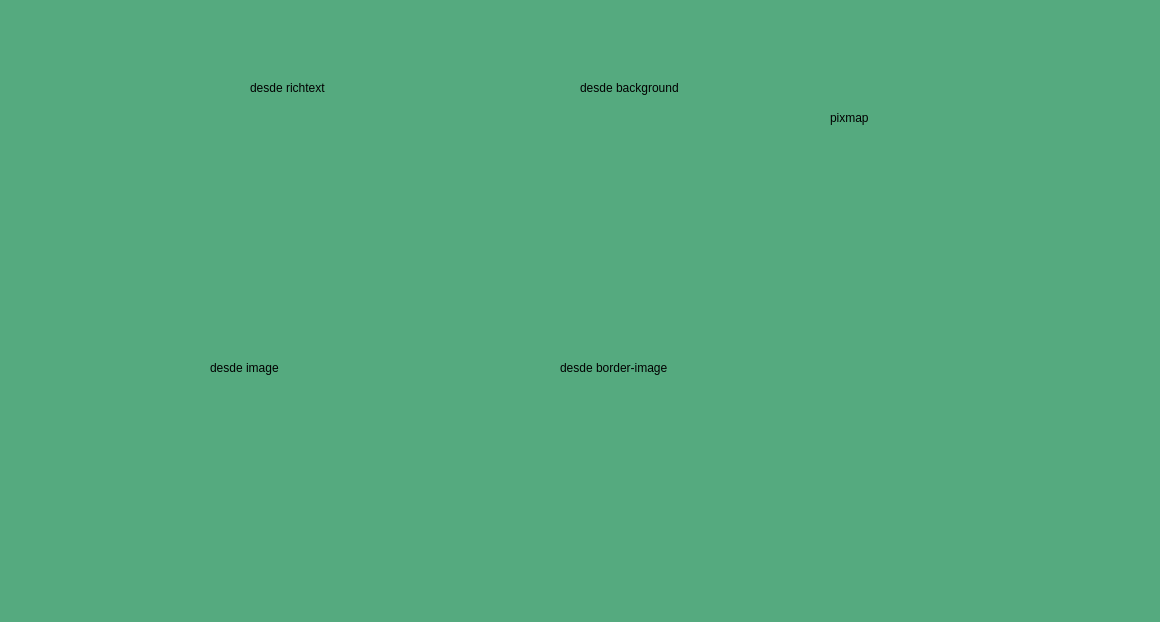
<?xml version="1.0" encoding="UTF-8"?>
<ui version="4.0">
 <class>MainWindow</class>
 <widget class="QMainWindow" name="MainWindow">
  <property name="geometry">
   <rect>
    <x>0</x>
    <y>0</y>
    <width>1160</width>
    <height>622</height>
   </rect>
  </property>
  <property name="windowTitle">
   <string>MainWindow</string>
  </property>
  <property name="styleSheet">
   <string notr="true">background-color: rgb(85, 170, 127);</string>
  </property>
  <widget class="QWidget" name="centralwidget">
   <widget class="QLabel" name="label">
    <property name="geometry">
     <rect>
      <x>220</x>
      <y>100</y>
      <width>231</width>
      <height>231</height>
     </rect>
    </property>
    <property name="text">
     <string>&lt;html&gt;&lt;head/&gt;&lt;body&gt;&lt;p&gt;&lt;img src=&quot;:/Logos/Imagenes/images.jpg&quot;/&gt;&lt;/p&gt;&lt;/body&gt;&lt;/html&gt;</string>
    </property>
   </widget>
   <widget class="QLabel" name="label_2">
    <property name="geometry">
     <rect>
      <x>500</x>
      <y>110</y>
      <width>221</width>
      <height>221</height>
     </rect>
    </property>
    <property name="styleSheet">
     <string notr="true">background-image: url(:/Logos/Imagenes/images.jpg);</string>
    </property>
    <property name="text">
     <string>&lt;html&gt;&lt;head/&gt;&lt;body&gt;&lt;p&gt;&lt;br/&gt;&lt;/p&gt;&lt;p&gt;&lt;br/&gt;&lt;/p&gt;&lt;/body&gt;&lt;/html&gt;</string>
    </property>
   </widget>
   <widget class="QLabel" name="label_3">
    <property name="geometry">
     <rect>
      <x>250</x>
      <y>80</y>
      <width>81</width>
      <height>16</height>
     </rect>
    </property>
    <property name="text">
     <string>desde richtext</string>
    </property>
   </widget>
   <widget class="QLabel" name="label_4">
    <property name="geometry">
     <rect>
      <x>580</x>
      <y>80</y>
      <width>111</width>
      <height>16</height>
     </rect>
    </property>
    <property name="text">
     <string>desde background</string>
    </property>
   </widget>
   <widget class="QLabel" name="label_5">
    <property name="geometry">
     <rect>
      <x>510</x>
      <y>390</y>
      <width>201</width>
      <height>211</height>
     </rect>
    </property>
    <property name="styleSheet">
     <string notr="true">border-image: url(:/Logos/Imagenes/images.jpg);</string>
    </property>
    <property name="text">
     <string>&lt;html&gt;&lt;head/&gt;&lt;body&gt;&lt;p&gt;&lt;br/&gt;&lt;/p&gt;&lt;/body&gt;&lt;/html&gt;</string>
    </property>
   </widget>
   <widget class="QLabel" name="label_6">
    <property name="geometry">
     <rect>
      <x>560</x>
      <y>360</y>
      <width>111</width>
      <height>16</height>
     </rect>
    </property>
    <property name="text">
     <string>desde border-image</string>
    </property>
   </widget>
   <widget class="QLabel" name="label_7">
    <property name="geometry">
     <rect>
      <x>210</x>
      <y>360</y>
      <width>111</width>
      <height>16</height>
     </rect>
    </property>
    <property name="text">
     <string>desde image</string>
    </property>
   </widget>
   <widget class="QLabel" name="label_8">
    <property name="geometry">
     <rect>
      <x>190</x>
      <y>410</y>
      <width>181</width>
      <height>211</height>
     </rect>
    </property>
    <property name="styleSheet">
     <string notr="true">image: url(:/Logos/Imagenes/images.jpg);</string>
    </property>
    <property name="text">
     <string>&lt;html&gt;&lt;head/&gt;&lt;body&gt;&lt;p&gt;&lt;br/&gt;&lt;/p&gt;&lt;/body&gt;&lt;/html&gt;</string>
    </property>
   </widget>
   <widget class="QLabel" name="label_9">
    <property name="geometry">
     <rect>
      <x>830</x>
      <y>110</y>
      <width>111</width>
      <height>16</height>
     </rect>
    </property>
    <property name="text">
     <string>pixmap</string>
    </property>
   </widget>
   <widget class="QLabel" name="label_10">
    <property name="geometry">
     <rect>
      <x>760</x>
      <y>130</y>
      <width>221</width>
      <height>231</height>
     </rect>
    </property>
    <property name="text">
     <string/>
    </property>
    <property name="pixmap">
     <pixmap resource="../Recursos.qrc">:/Logos/Imagenes/images.jpg</pixmap>
    </property>
   </widget>
   <widget class="QLabel" name="label_11">
    <property name="geometry">
     <rect>
      <x>10</x>
      <y>10</y>
      <width>201</width>
      <height>101</height>
     </rect>
    </property>
    <property name="text">
     <string/>
    </property>
    <property name="pixmap">
     <pixmap resource="../Recursos.qrc">:/Logos/Imagenes/WhatsApp Image 2024-02-15 at 6.57.13 PM.jpeg</pixmap>
    </property>
    <property name="scaledContents">
     <bool>true</bool>
    </property>
   </widget>
   <widget class="QLabel" name="label_12">
    <property name="geometry">
     <rect>
      <x>730</x>
      <y>0</y>
      <width>241</width>
      <height>101</height>
     </rect>
    </property>
    <property name="text">
     <string/>
    </property>
    <property name="pixmap">
     <pixmap resource="../Recursos.qrc">:/Logos/Imagenes/UAT_2018_-_2021_HORIZONTAL.jpg</pixmap>
    </property>
    <property name="scaledContents">
     <bool>true</bool>
    </property>
   </widget>
   <widget class="QLabel" name="label_13">
    <property name="geometry">
     <rect>
      <x>880</x>
      <y>500</y>
      <width>91</width>
      <height>61</height>
     </rect>
    </property>
    <property name="text">
     <string/>
    </property>
    <property name="pixmap">
     <pixmap resource="../Recursos.qrc">:/Logos/Imagenes/WhatsApp Image 2024-02-15 at 9.24.51 PM.jpeg</pixmap>
    </property>
    <property name="scaledContents">
     <bool>true</bool>
    </property>
   </widget>
  </widget>
  <widget class="QMenuBar" name="menubar">
   <property name="geometry">
    <rect>
     <x>0</x>
     <y>0</y>
     <width>1160</width>
     <height>21</height>
    </rect>
   </property>
  </widget>
  <widget class="QStatusBar" name="statusbar"/>
 </widget>
 <resources>
  <include location="../Recursos.qrc"/>
 </resources>
 <connections/>
</ui>
